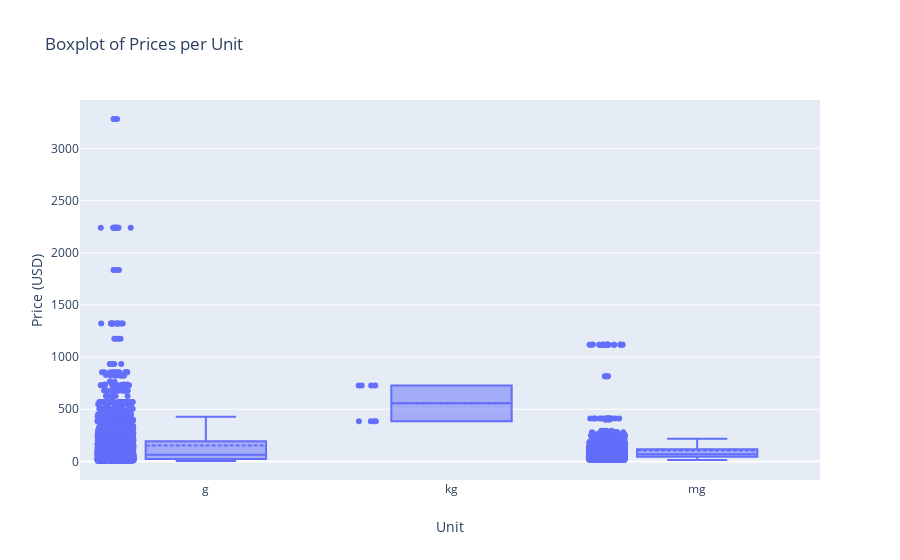

The code cell stored with this chart in its notebook:
### Markdown cell above
## Boxplot per unit

### Code cell
# Create boxplot with prices per unit
# Create plot with plotly

df_caseStud = df_caseStud.sort_index()


layout = go.Layout(
    title = 'Boxplot of Prices per Unit',
    yaxis = dict(
        title = 'Price (USD)'
    ),
    xaxis = dict(
        title = 'Unit'
    )
)

values = []                                               # create list with tuples [(unit, price)]
for k,g in df_caseStud.groupby(['unit'])['price']:
    y = g.values
    for price in y:
        t = (k, price)
        values.append(t)

# print(values)
        

trace = go.Box(
    y = [tup[1] for tup in values],
    x = [tup[0] for tup in values],
    boxpoints='all',
    boxmean=True                                          # show mean
    )



fig = go.Figure(data = trace, layout= layout)
po.iplot(fig)

### Figure 1 — Plotly figure (JSON) as saved in the notebook; plotly's stock layout.template omitted (floating-point values rounded to 4 significant figures; data arrays with more than 128 entries replaced by an {"elided": "..."} marker saying what was removed)
{"data": [{"boxmean": true, "boxpoints": "all", "type": "box", "x": {"elided": "4652 str values"}, "y": {"elided": "4652 float values"}}], "layout": {"title": {"text": "Boxplot of Prices per Unit"}, "xaxis": {"title": {"text": "Unit"}}, "yaxis": {"title": {"text": "Price (USD)"}}}}
